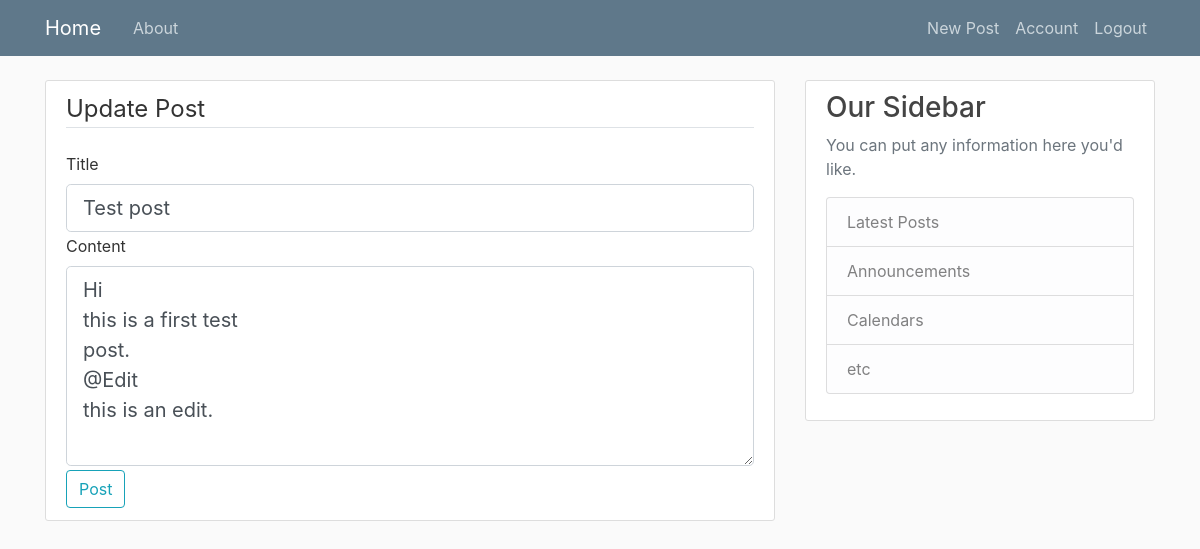
Page /post/1/update (signed in) on the earlier database version.
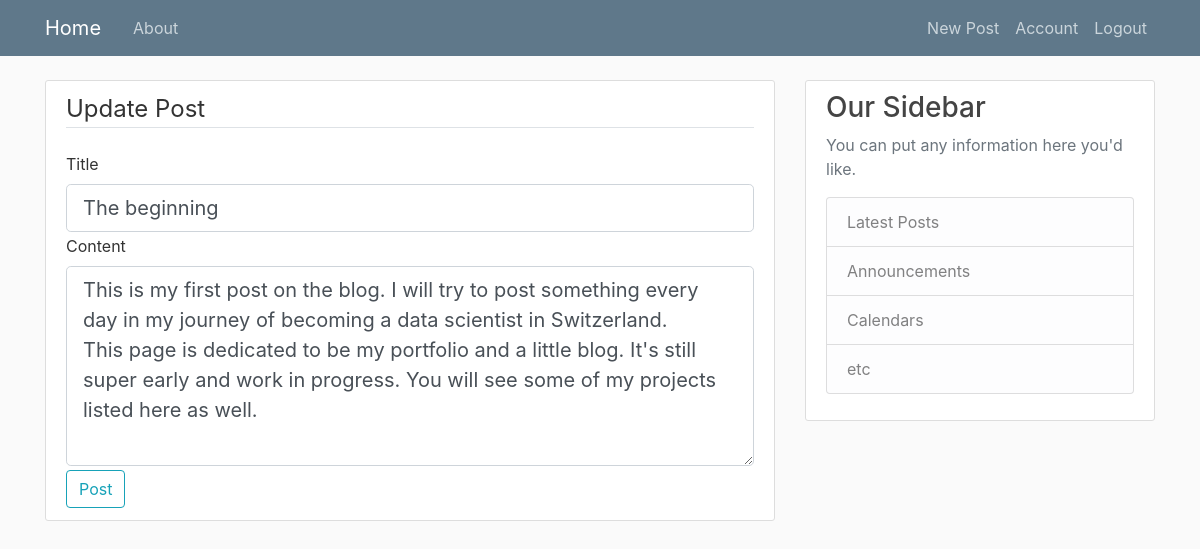
Same page on the later database version.
### blog/models.py (models this page shows, shortened)
class Post(db.Model):
    id = db.Column(db.Integer, primary_key=True)
    title = db.Column(db.String(100), nullable=False)
    date_posted = db.Column(db.DateTime, nullable=False, default=datetime.utcnow)
    content = db.Column(db.Text, nullable=False)
    user_id = db.Column(db.Integer, db.ForeignKey('user.id'), nullable=False)

### blog/posts/routes.py (the view)
@posts.route("/post/<int:post_id>/update", methods=['GET', 'POST'])
@login_required
def update_post(post_id):
	post = Post.query.get_or_404(post_id)
	if post.author != current_user:
		abort(403)
	form = PostForm()
	if form.validate_on_submit():
		post.title = form.title.data
		post.content = form.content.data
		db.session.commit()
		flash(message='Post has been updated.', category='success')
		return redirect(url_for('posts.post', post_id=post.id))
	elif request.method == 'GET':
		form.title.data = post.title
		form.content.data = post.content
	return render_template('create_post.html', title='Update Post', form=form,
							legend='Update Post')

### blog/posts/forms.py
class PostForm(FlaskForm):
    title = StringField('Title',
                        validators=[DataRequired(), Length(max=100)])
    content = TextAreaField('Content', validators=[DataRequired(), Length(max=2000)])
    submit = SubmitField('Post')

### blog/models.py (called while the page is built)
@login_manager.user_loader
def load_user(user_id):
    return User.query.get(int(user_id))

### blog/templates/create_post.html (shortened to what this page needs)
{% extends "layout.html" %}
{% block content %}
<div class="content-section">
    <form method="POST" action="">
        <fieldset class="form-group">
            <legend class="border-bottom mb-4">{{ legend }}</legend>
            <div class="form-group">
                {{ form.title.label(class="form-control-label") }}
                {% if form.title.errors %}
                {{ form.title(class="form-control form-control-lg is-invalid") }}
                <div class="invalid-feedback">
                    {% for error in form.title.errors %}
                        <span>{{ error }}</span>
                    {% endfor %}
                </div>
            {% else %}
                {{ form.title(class="form-control form-control-lg") }}
            {% endif %}
            </div>
            <div class="form-group">
                {{ form.content.label(class="form-control-label") }}
                {% if form.content.errors %}
                {{ form.content(class="form-control form-control-lg is-invalid") }}
                <div class="invalid-feedback">
                    {% for error in form.content.errors %}
                        <span>{{ error }}</span>
                    {% endfor %}
                </div>
            {% else %}
                {{ form.content(class="form-control form-control-lg") }}
            {% endif %}
            </div>
        </fieldset>
        <div class="form-group">
            {{ form.submit(class="btn btn-outline-info") }}
        </div>
    </form>
</div>
{% endblock content %}

Differences in the rows shown:
changed Post: title "Test post" → "The beginning"; content "Hi this is a first test post. @Edit this is an edit." → "This is my first post on the blog. I will try to post something every day in my journey of becoming a data scientist in Switzerland. This page is dedicated to be my portfolio and a little blog. It's still super early and work in progress. You will see some of my projects listed here as well."
